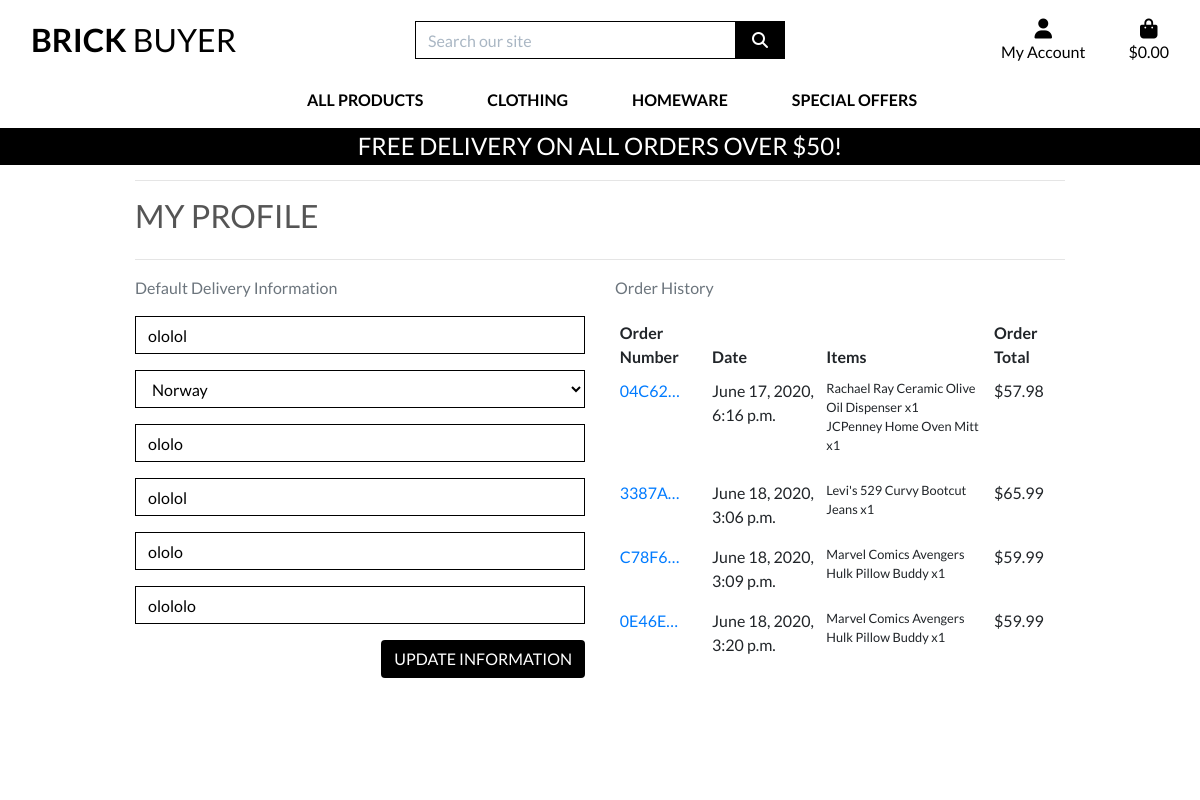
/profile/ (signed in), run on the app's committed database.
### profiles/models.py (models this page shows, shortened)
class UserProfile(models.Model):
    user = models.OneToOneField(User, on_delete=models.CASCADE)
    default_phone_number = models.CharField(max_length=20, null=True, blank=True)
    default_country = CountryField(blank_label='Country *', null=True, blank=True)
    default_postcode = models.CharField(max_length=20, null=True, blank=True)
    default_town_or_city = models.CharField(max_length=40, null=True, blank=True)
    default_street_address1 = models.CharField(max_length=80, null=True, blank=True)
    default_county = models.CharField(max_length=80, null=True, blank=True)

### checkout/models.py (models this page shows, shortened)
class Order(models.Model):
    order_number = models.CharField(max_length=32, null=False, editable=False)
    user_profile = models.ForeignKey(UserProfile, on_delete=models.SET_NULL,
                                     null=True, blank=True, related_name='orders')
    full_name = models.CharField(max_length=50, null=False, blank=False)
    email = models.EmailField(max_length=254, null=False, blank=False)
    phone_number = models.CharField(max_length=20, null=False, blank=False)
    country = CountryField(blank_label='Country *', null=False, blank=False)
    postcode = models.CharField(max_length=20, null=True, blank=True)
    town_or_city = models.CharField(max_length=40, null=False, blank=False)
    street_address1 = models.CharField(max_length=80, null=False, blank=False)
    county = models.CharField(max_length=80, null=True, blank=True)
    date = models.DateTimeField(auto_now_add=True)
    delivery_cost = models.DecimalField(max_digits=6, decimal_places=2, null=False, default=0)
    order_total = models.DecimalField(max_digits=10, decimal_places=2, null=False, default=0)
    grand_total = models.DecimalField(max_digits=10, decimal_places=2, null=False, default=0)
    original_bag = models.TextField(null=False, blank=False, default='')
    stripe_pid = models.CharField(max_length=254, null=False, blank=False, default='')

class OrderLineItem(models.Model):
    order = models.ForeignKey(Order, null=False, blank=False, on_delete=models.CASCADE, related_name='lineitems')
    product = models.ForeignKey(Product, null=False, blank=False, on_delete=models.CASCADE)
    quantity = models.IntegerField(null=False, blank=False, default=0)
    lineitem_total = models.DecimalField(max_digits=6, decimal_places=2, null=False, blank=False, editable=False)

### products/models.py (models this page shows, shortened)
class Product(models.Model):
    category = models.ForeignKey('Category', null=True, blank=True,
                                 on_delete=models.SET_NULL)
    sku = models.CharField(max_length=254, null=True, blank=True)
    name = models.CharField(max_length=254)
    description = models.TextField()
    price = models.DecimalField(max_digits=6, decimal_places=2)
    rating = models.DecimalField(max_digits=6, decimal_places=2,
                                 null=True, blank=True)
    image_url = models.URLField(max_length=1024, null=True, blank=True)
    image = models.ImageField(null=True, blank=True)

### profiles/views.py (the view)
# urls.py: path('profile/', include('profiles.urls')),
def profile(request):
    profile = get_object_or_404(UserProfile, user=request.user)
    if request.method == 'POST':
        form = UserProfileForm(request.POST, instance=profile)
        if form.is_valid():
            form.save()
            messages.success(request, 'Profile update complete')
        else:
            messages.error(request, 'update failed, please check the form is valid')
    else:
        form = UserProfileForm(instance=profile)
    orders = profile.orders.all()
    template = 'profiles/profile.html'
    context = {
        'form': form,
        'orders': orders,
        'on_profile_page': True
    }
    return render(request, template, context)

### profiles/forms.py
class UserProfileForm(forms.ModelForm):
    class Meta:
        model = UserProfile
        exclude = ('user',)
    def __init__(self, *args, **kwargs):
        super().__init__(*args, **kwargs)
        placeholders = {
            'default_phone_number': 'Phone Number',
            'default_country': 'country',
            'default_postcode': 'Postal Code',
            'default_town_or_city': 'Town or City',
            'default_street_address1': 'Street Address 1',
            'default_county': 'County',
        }
        self.fields['default_phone_number'].widget.attrs['autofocus'] = True
        for field in self.fields:
            if field != 'default_country':
                if self.fields[field].required:
                    placeholder = f'{placeholders[field]} *'
                else:
                    placeholder = placeholders[field]
                self.fields[field].widget.attrs['placeholder'] = placeholder
            self.fields[field].widget.attrs['class'] = 'border-black rounded-0 profile-form-input'
            self.fields[field].label = False

### bag/contexts.py (called while the page is built, shortened)
def bag_contents(request):
    bag_items = []
    total = 0
    product_count = 0
    bag = request.session.get('bag', {})
    if total < settings.FREE_DELIVERY_THRESHOLD:
        delivery = total * Decimal(settings.STANDARD_DELIVERY_PERCENTAGE / 100)
        free_delivery_delta = settings.FREE_DELIVERY_THRESHOLD - total
    else:
        delivery = 0
        free_delivery_delta = 0
    grand_total = delivery + total
    context = {
        'bag_items': bag_items,
        'total': total,
        'product_count': product_count,
        'delivery': delivery,
        'free_delivery_delta': free_delivery_delta,
        'free_delivery_threshold': settings.FREE_DELIVERY_THRESHOLD,
        'grand_total': grand_total,
    }
    return context

### profiles/templates/profiles/profile.html (shortened to what this page needs)
{% extends "base.html" %}
{% load static %}
{% block extra_css %}
    <link rel="stylesheet" href="{% static 'profiles/css/profile.css' %}">
{% endblock %}
{% block page_header %}
    <div class="container header-container">
    </div>
{% endblock %}
{% block content %}
    <div class="overlay"></div>
    <div class="container">
        <div class="row">
            <div class="col">
                <hr>
                <h2 class="logo-font mb-4">My Profile</h2>
                <hr>
            </div>
        </div>
        <div class="row">
            <div class="col-12 col-lg-6">
                <p class="text-muted">Default Delivery Information</p>
                <form class="mt-3" action="{% url 'profile' %}" method="POST" id="profile-update-form">
                    {{ form|crispy }}
                    <button class="btn btn-black rounded-o text-uppercase float-right">Update Information</button>
                </form>
            </div>
            <div class="col-12 col-lg-6">
                <p class="text-muted">Order History</p>
                <div class="order-history table-responsive">
                    <table class="table table-sm table-borderless">
                        <thead>
                            <tr>
                                <th>Order Number</th>
                                <th>Date</th>
                                <th>Items</th>
                                <th>Order Total</th>
                            </tr>
                        </thead>
                        <tbody>
                            {% for order in orders %}
                                <tr>
                                    <td>
                                        <a href="{% url 'order_history' order.order_number %}"
                                        title="{{ order.order_number }}">
                                            {{ order.order_number|truncatechars:6 }}
                                        </a>
                                    </td>
                                    <td>{{ order.date }}</td>
                                    <td>
                                        <ul class="list-unstyled">
                                            {% for item in order.lineitems.all %}
                                                <li class="small">
                                                    {{ item.product.name }} x{{ item.quantity }}
                                                </li>
                                            {% endfor %}
                                        </ul>
                                    </td>
                                    <td>${{ order.grand_total }}</td>
                                </tr>
                            {% endfor %}
                        </tbody>
                    </table>
                </div>
            </div>
        </div>
{% endblock %}

### static/css/base.css (style rules this page uses)
html { height: 100%; }
body { background: url('/media/homepage_background_cropped.jpg') no-repeat center center fixed; background-size: cover; height: calc(100vh - 164px); color: #555; font-family: 'Lato'; }
.logo-font { text-transform: uppercase; }
.btn-black { background: black; color: white; }
.border-black { border: 1px solid black !important; }
.overlay { height: 100%; width: 100%; top: 0; left: 0; position: fixed; background: white; z-index: -1; }
@media (min-width: 1200px) { .container { max-width: 80%; } }
@media (min-width: 992px) { .header-container { padding-top: 164px; } }

### profiles/static/profiles/css/profile.css (style rules this page uses)
.order-history { max-height: 416px; overflow-y: auto; }
#profile-update-form .form-control { color: #000; }
#profile-update-form input::placeholder { color: #aab7c4; }
#id_default_country, #id_default_country option:not(:first-child) { color: #000; }

### data on the page
UserProfile: default_phone_number "ololol", default_country "Norway", default_postcode "ololo", default_town_or_city "ololol", default_street_address1 "ololo", default_county "olololo"
Order: order_number "04C62…", date "June 17, 2020, 6:16 p.m.", grand_total "57.98"
OrderLineItem: product.name "Rachael Ray Ceramic Olive Oil Dispenser", quantity "1"
OrderLineItem: product.name "JCPenney Home Oven Mitt", quantity "1"
Order: order_number "3387A…", date "June 18, 2020, 3:06 p.m.", grand_total "65.99"
OrderLineItem: product.name "Levi's 529 Curvy Bootcut Jeans", quantity "1"
Order: order_number "C78F6…", date "June 18, 2020, 3:09 p.m.", grand_total "59.99"
OrderLineItem: product.name "Marvel Comics Avengers Hulk Pillow Buddy", quantity "1"
Order: order_number "0E46E…", date "June 18, 2020, 3:20 p.m.", grand_total "59.99"
OrderLineItem: product.name "Marvel Comics Avengers Hulk Pillow Buddy", quantity "1"

### other printed values
{{ free_delivery_threshold }} "50"
